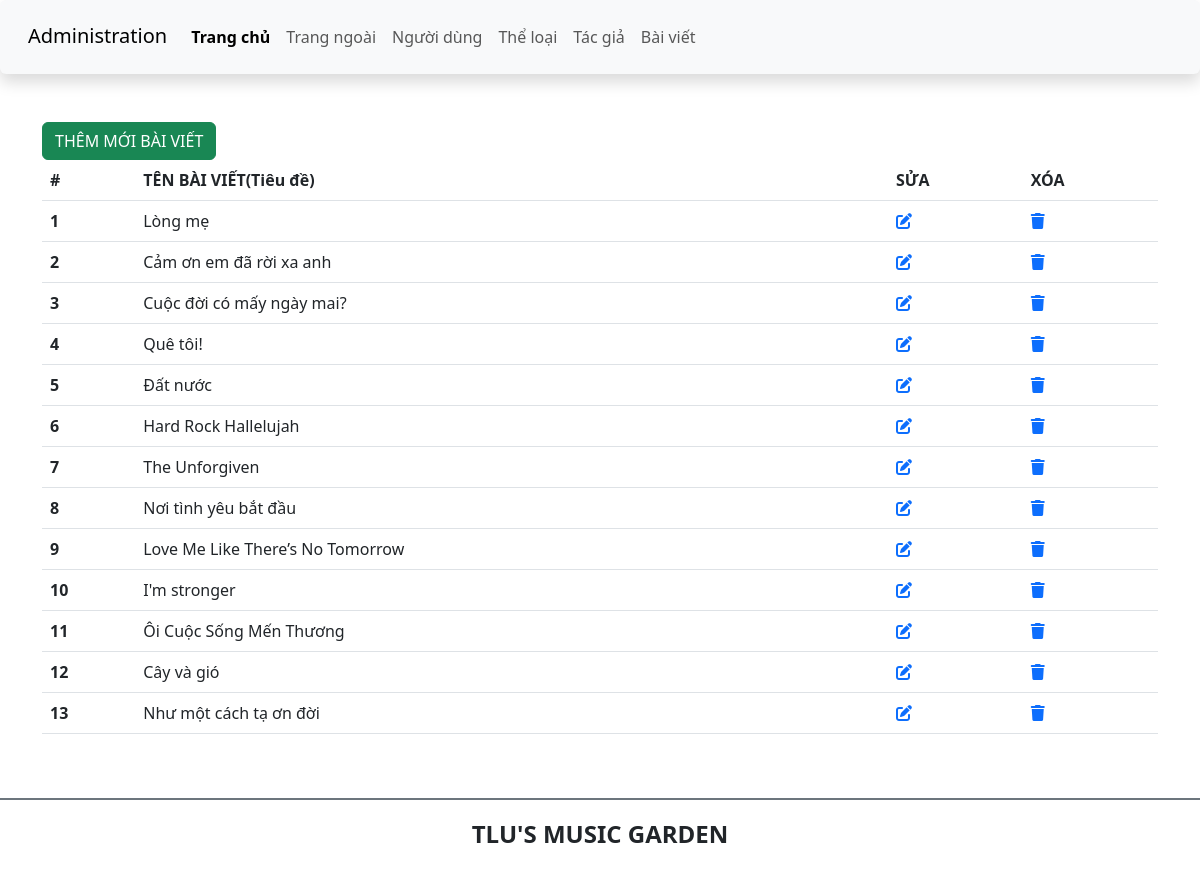
Before: /admin/article.php with the older database file.
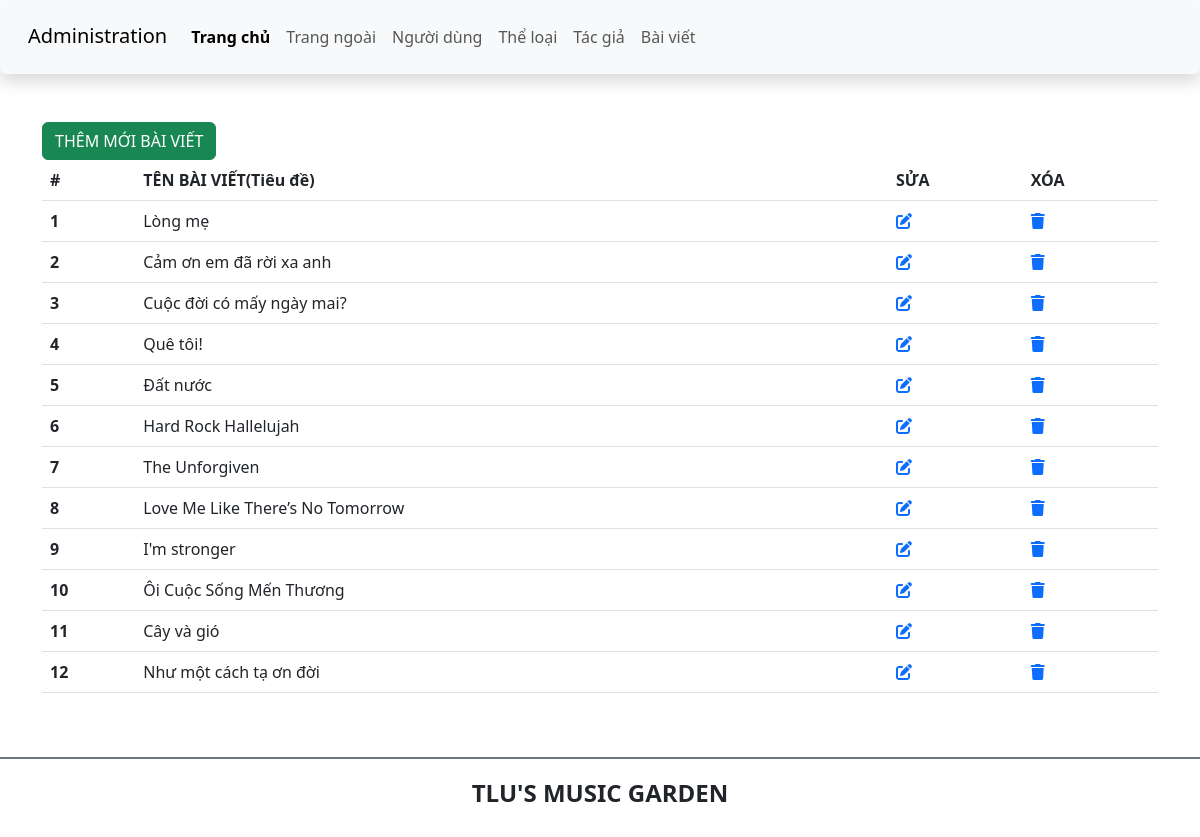
After: the same page with the newer database file.
### tables this page shows
CREATE TABLE `baiviet` (
  `ma_bviet` int(11) NOT NULL,
  `tieude` varchar(200) NOT NULL,
  `ten_bhat` varchar(100) NOT NULL,
  `ma_tloai` int(11) NOT NULL,
  `tomtat` text NOT NULL,
  `noidung` text DEFAULT NULL,
  `ma_tgia` int(11) NOT NULL,
  `ngayviet` datetime NOT NULL DEFAULT current_timestamp(),
  `hinhanh` varchar(200) DEFAULT NULL
);

### includes/executeSQL.php (called while the page is built, shortened)
<?php
function executeResult($sql){
    $conn = mysqli_connect(servername, username, password, dbname);
    $result = mysqli_query($conn, $sql);
    $list = [];
    while ($row = mysqli_fetch_assoc($result)) {
        $list[] = $row;
    }
    return $list;
}
?>

### admin/article.php (the view)
<?php
require_once('includes/header_admin.php');
require_once('../includes/executeSQL.php');
?>
<main class="container mt-5 mb-5">
    <div class="row">
        <div class="col-sm">
            <a href="add_article.php?" class="btn btn-success">THÊM MỚI BÀI VIẾT</a>
            <table class="table">
                <thead>
                    <tr>
                        <th scope="col">#</th>
                        <th scope="col">TÊN BÀI VIẾT(Tiêu đề)</th>
                        <th>SỬA</th>
                        <th>XÓA</th>
                    </tr>
                </thead>
                <tbody>
                    <?php
                        $count = 1;
                        $articles = executeResult("select * from baiviet" );
                        foreach($articles as $article){
                            ?>
                        <tr>
                        <th scope="row">
                            <?= $count++ ?>
                        </th>
                        <td><?= $article['tieude'] ?></td>
                        <td>
                            <a href="edit_article.php?id=<?=$article['ma_bviet']?>"><i class="fa-solid fa-pen-to-square"></i></a>
                        </td>
                        <td>
                        <a href="process_add_article.php?btn=xoa&id=<?=$article['ma_bviet']?>"><i class="fa-solid fa-trash"></i></a>
                        </td>
                         </tr>
                            <?php
                        }
                    ?>
                </tbody>
            </table>
        </div>
    </div>
</main>
<?php
require_once('../includes/footer.php');
?>

Changed rows visible on the page:
removed baiviet: tieude "Nơi tình yêu bắt đầu"
